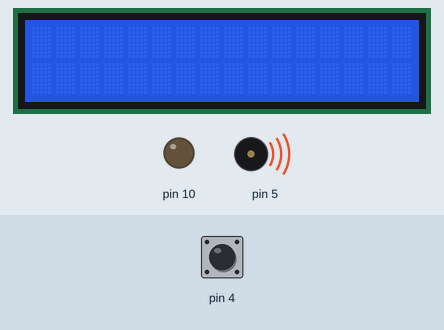
A sketch run on a simulated Arduino Uno, built with avr-gcc and run on an emulated ATmega328P. Shown: 16×2 character LCD, output pins drawn as LEDs (lit = HIGH), buzzer (waves = sounding). The test bench sets the inputs (shaded band); at power-on: pin 4 LOW. Storage starts empty; what the sketch prints to the serial monitor is not drawn.

Above: at 1.3 s.
1.4 s: pin 4 driven HIGH
At 2.1 s:
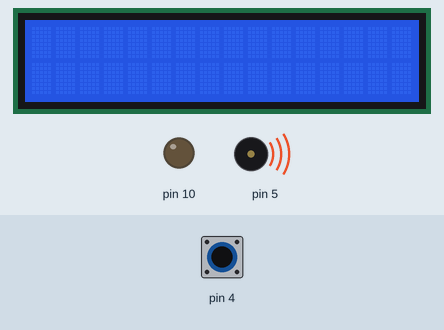
3.2 s: pin 4 pulsed LOW 2 times (0.12 s each, 0.3 s apart)
At 4.3 s:
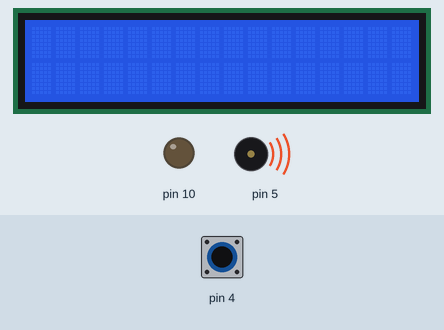
6.8 s: pin 4 pulsed LOW 5 times (0.12 s each, 0.3 s apart)
At 7.5 s:
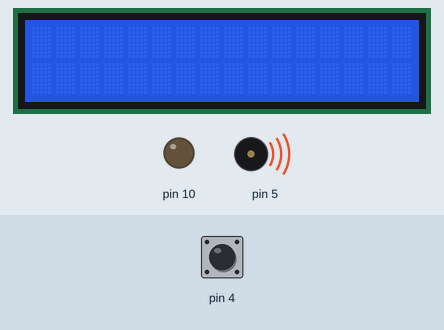
Timing chart, 0 to 15.8 s (numbered marks = the images above; inputs shaded):
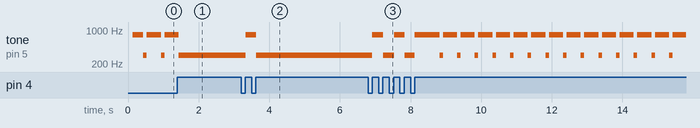

Measured:
- after the input at 1.4 s, tone on pin 5: goes on until 1.4 s, then stays 300 Hz
- after the input at 3.2 s, tone on pin 5: 300 Hz → 800 Hz after 0.13 s, → 300 Hz 0.30 s later
- after the input at 6.8 s, tone on pin 5: plays 800 Hz for 0.30 s, 300 Hz for 0.31 s, 800 Hz for 0.30 s, 300 Hz for 0.29 s, 800 Hz for 0.70 s, 300 Hz for 0.10 s … (33 notes in this stretch), starting after 0.12 s

The sketch:

SDcard.ino
```cpp
#include <LiquidCrystal.h>
#include <SPI.h>
#include <SD.h>

File myfile;
LiquidCrystal lcd(13, 12, 11, 7, 9, 8);
int regim=1;
int flag=0;

void setup()
{
  Serial.begin(9600);
  Serial.print("Initializing card...");
  // объявить стандартный CS вывод как выход
   pinMode(10, OUTPUT);
   pinMode(4, INPUT);
   lcd.begin(16, 2);
  if (!SD.begin(1)) {
    Serial.println("initialization of the SD card failed!");
    return;
  }
  Serial.println("initialization of the SDcard is done.");
  SD.remove("textFile.txt");
  SD.remove("text2.txt");
  myfile = SD.open("textFile.txt", FILE_WRITE);
  if (myfile)
  {
    Serial.print("Writing to the text file...");
    myfile.println("I can do this!");
    myfile.close(); // закрыть файл
    Serial.println("done closing.");
  }
  else // если файл не может быть открыт, то выдать сообщение об ошибке
  {
    Serial.println("error opening the text file!");
  }
  // снова открыть текстовый файл для чтения
  myfile = SD.open("textFile.txt");
  if (myfile)
  {
    Serial.println("textFile.txt:");
    // прочитать весь текст, записанный в файле
    while (myfile.available())
    {
    	Serial.write(myfile.read());
    }
    // закрыть файл
    myfile.close();
  }
  else // если файл не может быть открыт, то выдать сообщение об ошибке
  {
    Serial.println("error opening the text file!");
  }
}

void loop()
{
  if (digitalRead(4)==HIGH && flag == 0){
    regim++;
    flag=1;
    if (regim>2){
      regim = 1;
    }
  }
  if (digitalRead(4)==LOW && flag == 1){
    flag = 0;
  }
  if (regim==1){
    while(myfile.available()){
      SD.remove("textFile.txt");
    }
    tone(5, 800);
    delay(100);
    tone(5, 300);
  }
  if (regim==2){
    if(!SD.exists("text2.txt")){
      myfile = SD.open("text2.txt", FILE_WRITE);
      myfile.print("Second file");
    }else{
      Serial.write("File wurde schon geschafft");
    }
  }myfile.close();
}
```
